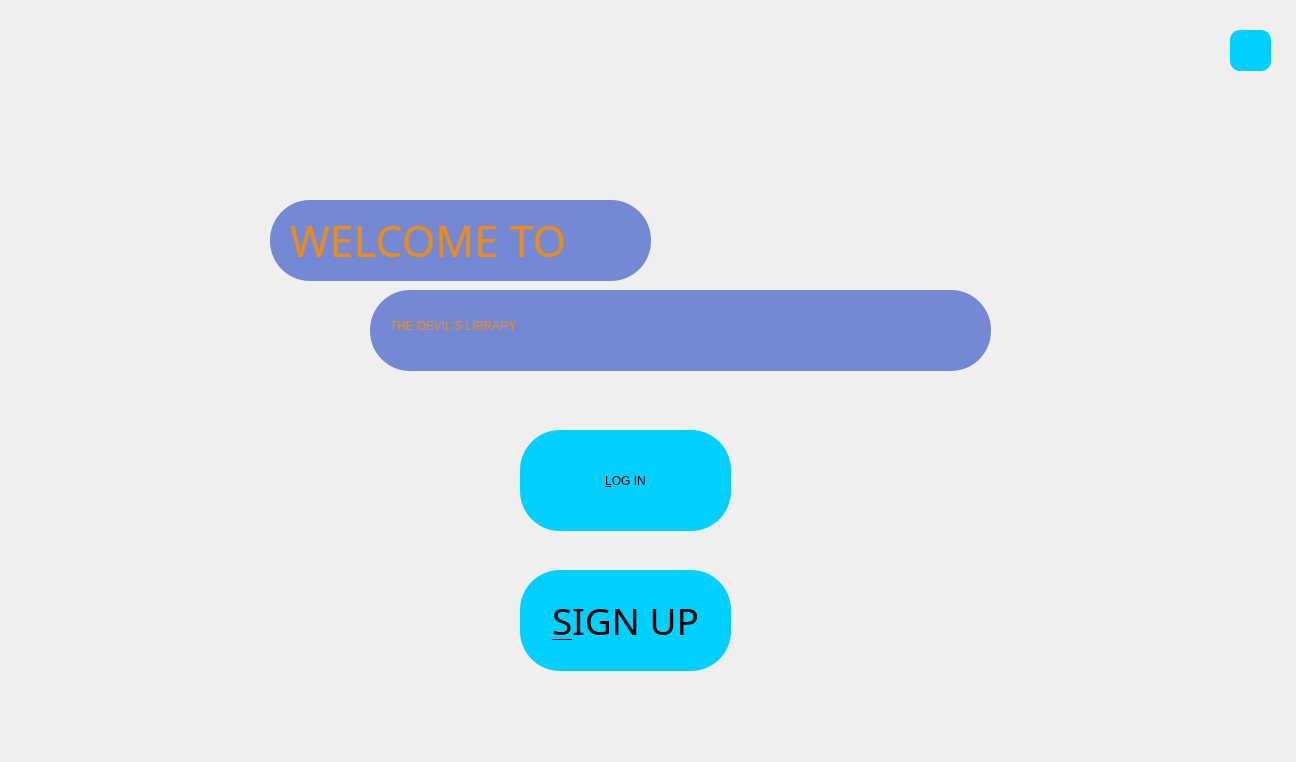
<?xml version="1.0" encoding="UTF-8"?>
<ui version="4.0">
 <class>MainWindow</class>
 <widget class="QMainWindow" name="MainWindow">
  <property name="enabled">
   <bool>true</bool>
  </property>
  <property name="geometry">
   <rect>
    <x>0</x>
    <y>0</y>
    <width>1296</width>
    <height>762</height>
   </rect>
  </property>
  <property name="minimumSize">
   <size>
    <width>1296</width>
    <height>762</height>
   </size>
  </property>
  <property name="maximumSize">
   <size>
    <width>1296</width>
    <height>762</height>
   </size>
  </property>
  <property name="sizeIncrement">
   <size>
    <width>0</width>
    <height>0</height>
   </size>
  </property>
  <property name="windowTitle">
   <string>MainWindow</string>
  </property>
  <property name="toolTip">
   <string/>
  </property>
  <property name="styleSheet">
   <string notr="true">#centralwidget
{
	border-image: url(:/new/photos/welcome.jpg);
}
QPushButton
{
background-color:rgb(0, 208, 255);
color: rgb(0, 0, 0);
font: 28pt &quot;Tw Cen MT Condensed Extra Bold&quot;;
border-radius: 40px;
}

QPushButton:hover
{
	background-color: rgb(17, 50, 110);
	color: rgb(255, 255, 255);
}
QLineEdit
{
border-radius: 40px;
background-color: rgba(63, 92, 200 , 0.7);
}

</string>
  </property>
  <property name="documentMode">
   <bool>false</bool>
  </property>
  <property name="tabShape">
   <enum>QTabWidget::Rounded</enum>
  </property>
  <widget class="QWidget" name="centralwidget">
   <widget class="QPushButton" name="login_Button">
    <property name="enabled">
     <bool>true</bool>
    </property>
    <property name="geometry">
     <rect>
      <x>520</x>
      <y>430</y>
      <width>211</width>
      <height>101</height>
     </rect>
    </property>
    <property name="cursor">
     <cursorShape>PointingHandCursor</cursorShape>
    </property>
    <property name="mouseTracking">
     <bool>false</bool>
    </property>
    <property name="tabletTracking">
     <bool>false</bool>
    </property>
    <property name="toolTip">
     <string>&lt;html&gt;&lt;head/&gt;&lt;body&gt;&lt;p&gt;&lt;span style=&quot; font-size:7pt;&quot;&gt;Already have an account?&lt;/span&gt;&lt;/p&gt;&lt;/body&gt;&lt;/html&gt;</string>
    </property>
    <property name="styleSheet">
     <string notr="true"/>
    </property>
    <property name="text">
     <string>&amp;LOG IN</string>
    </property>
   </widget>
   <widget class="QPushButton" name="signup_Button">
    <property name="enabled">
     <bool>true</bool>
    </property>
    <property name="geometry">
     <rect>
      <x>520</x>
      <y>570</y>
      <width>211</width>
      <height>101</height>
     </rect>
    </property>
    <property name="font">
     <font>
      <family>Tw Cen MT Condensed Extra Bold</family>
      <pointsize>28</pointsize>
      <weight>50</weight>
      <italic>false</italic>
      <bold>false</bold>
     </font>
    </property>
    <property name="cursor">
     <cursorShape>PointingHandCursor</cursorShape>
    </property>
    <property name="toolTip">
     <string>&lt;html&gt;&lt;head/&gt;&lt;body&gt;&lt;p&gt;&lt;span style=&quot; font-size:7pt;&quot;&gt;For new members&lt;/span&gt;&lt;/p&gt;&lt;/body&gt;&lt;/html&gt;</string>
    </property>
    <property name="styleSheet">
     <string notr="true"/>
    </property>
    <property name="text">
     <string>&amp;SIGN UP</string>
    </property>
   </widget>
   <widget class="QLabel" name="label">
    <property name="geometry">
     <rect>
      <x>290</x>
      <y>200</y>
      <width>361</width>
      <height>81</height>
     </rect>
    </property>
    <property name="font">
     <font>
      <family>Snap ITC</family>
      <pointsize>32</pointsize>
      <weight>50</weight>
      <italic>false</italic>
      <bold>false</bold>
     </font>
    </property>
    <property name="styleSheet">
     <string notr="true">color: rgb(236, 140, 23);
font: 32pt &quot;Snap ITC&quot;;

</string>
    </property>
    <property name="text">
     <string>WELCOME TO</string>
    </property>
    <property name="textFormat">
     <enum>Qt::AutoText</enum>
    </property>
   </widget>
   <widget class="QLabel" name="label_2">
    <property name="geometry">
     <rect>
      <x>390</x>
      <y>270</y>
      <width>581</width>
      <height>111</height>
     </rect>
    </property>
    <property name="styleSheet">
     <string notr="true">
color: rgb(236, 140, 23);
font: 32pt &quot;Snap ITC&quot;;

</string>
    </property>
    <property name="text">
     <string>THE DEVIL'S LIBRARY</string>
    </property>
   </widget>
   <widget class="QLineEdit" name="lineEdit">
    <property name="geometry">
     <rect>
      <x>270</x>
      <y>200</y>
      <width>381</width>
      <height>81</height>
     </rect>
    </property>
    <property name="styleSheet">
     <string notr="true"/>
    </property>
   </widget>
   <widget class="QLineEdit" name="lineEdit_2">
    <property name="geometry">
     <rect>
      <x>370</x>
      <y>290</y>
      <width>621</width>
      <height>81</height>
     </rect>
    </property>
    <property name="styleSheet">
     <string notr="true"/>
    </property>
   </widget>
   <widget class="QPushButton" name="closeButton">
    <property name="geometry">
     <rect>
      <x>1230</x>
      <y>30</y>
      <width>41</width>
      <height>41</height>
     </rect>
    </property>
    <property name="cursor">
     <cursorShape>PointingHandCursor</cursorShape>
    </property>
    <property name="toolTip">
     <string>Close the app</string>
    </property>
    <property name="styleSheet">
     <string notr="true">border-radius: 10px;</string>
    </property>
    <property name="text">
     <string/>
    </property>
    <property name="icon">
     <iconset resource="icons.qrc">
      <normaloff>:/icons/icons/error.png</normaloff>:/icons/icons/error.png</iconset>
    </property>
    <property name="iconSize">
     <size>
      <width>30</width>
      <height>30</height>
     </size>
    </property>
   </widget>
   <zorder>lineEdit_2</zorder>
   <zorder>lineEdit</zorder>
   <zorder>login_Button</zorder>
   <zorder>signup_Button</zorder>
   <zorder>label</zorder>
   <zorder>label_2</zorder>
   <zorder>closeButton</zorder>
  </widget>
 </widget>
 <tabstops>
  <tabstop>login_Button</tabstop>
  <tabstop>signup_Button</tabstop>
 </tabstops>
 <resources>
  <include location="icons.qrc"/>
 </resources>
 <connections/>
</ui>
